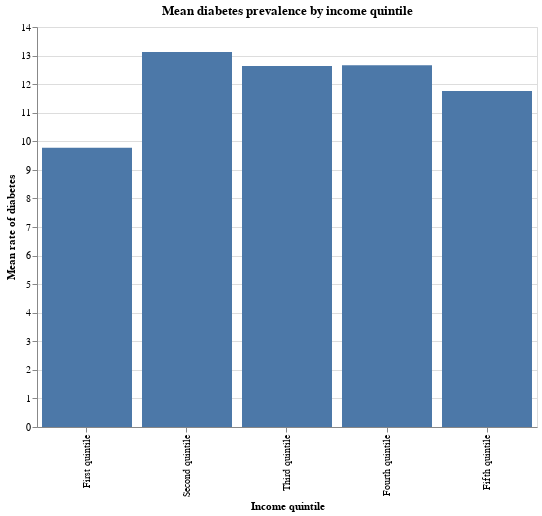

Notebook code cell kept with this figure:
### Markdown cell above
## Results
- Distribution of bootstrapped mean difference in diabetes prevalence among quintile comparisons:

### Code cell
q_diabetes_income_chart = alt.Chart(diabetes_income).mark_bar().encode(
    alt.X('income_quintile:O', sort=qsort, title='Income quintile'),
    alt.Y('mean(total_diabetes_prevalence):Q', title='Mean rate of diabetes'),
    tooltip=[
        alt.Tooltip('mean(total_diabetes_prevalence):Q', title='Mean diabetes prevalence', format='.2f'),
        alt.Tooltip('mean(adult_percent_low_income):Q', title='Avg. % Low Income', format='.2f')
    ]
).properties(title= 'Mean diabetes prevalence by income quintile', height=400, width=500)

q_diabetes_income_chart

### Figure 1 — Vega-Lite specification as saved in the notebook (floating-point values rounded to 4 significant figures; data arrays with more than 128 entries replaced by an {"elided": "..."} marker saying what was removed)
{"config": {"view": {"continuousWidth": 300, "continuousHeight": 300}}, "data": {"name": "data-f0be5d334ca077a34789f160c8ea7ab6"}, "mark": {"type": "bar"}, "encoding": {"tooltip": [{"aggregate": "mean", "field": "total_diabetes_prevalence", "format": ".2f", "title": "Mean diabetes prevalence", "type": "quantitative"}, {"aggregate": "mean", "field": "adult_percent_low_income", "format": ".2f", "title": "Avg. % Low Income", "type": "quantitative"}], "x": {"field": "income_quintile", "sort": ["First quintile", "Second quintile", "Third quintile", "Fourth quintile", "Fifth quintile"], "title": "Income quintile", "type": "ordinal"}, "y": {"aggregate": "mean", "field": "total_diabetes_prevalence", "title": "Mean rate of diabetes", "type": "quantitative"}}, "height": 400, "title": "Mean diabetes prevalence by income quintile", "width": 500, "$schema": "https://vega.github.io/schema/vega-lite/v5.16.3.json", "datasets": {"data-f0be5d334ca077a34789f160c8ea7ab6": {"elided": "158 records"}}}
